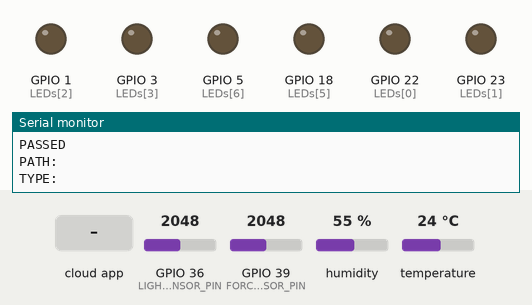
Bench run of a sketch on a simulated ESP32. Shown: output pins drawn as LEDs (lit = HIGH), the last lines printed to the serial monitor. Inputs (shaded band) come from the test bench; at power-on: GPIO 36 (LIGHT_SENSOR_PIN) = 2048, GPIO 39 (FORCE_SENSOR_PIN) = 2048, humidity 55 %, temperature 24 °C. WiFi joins after 1.5 s; servers stay silent unless stated; the Firebase database answers and starts empty; pins used as bus, display or sensor lines are not drawn.

Above: at 2.7 s.
2.8 s: the phone or cloud app sets Numero to 1
At 8.1 s:
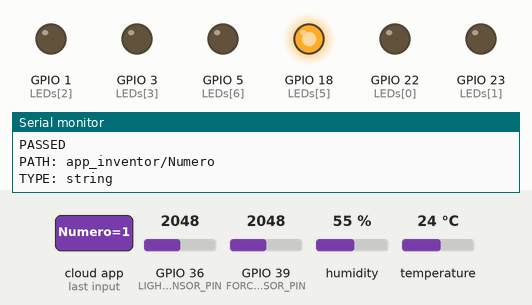
9.0 s: the phone or cloud app sets Numero to 0
At 14.2 s:
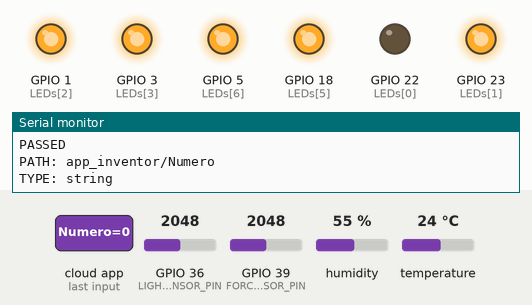
Timing chart, 0 to 15.7 s (numbered marks = the images above; inputs shaded):
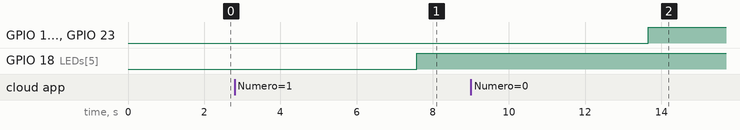

Measured:
- after the input at 2.8 s, GPIO 1 (LEDs[2]), GPIO 3 (LEDs[3]), GPIO 5 (LEDs[6]), GPIO 23 (LEDs[1]): stays LOW (without the input it goes to HIGH after 4.8 s)
- after the input at 9.0 s, GPIO 1 (LEDs[2]), GPIO 3 (LEDs[3]), GPIO 5 (LEDs[6]), GPIO 23 (LEDs[1]): LOW → HIGH after 4.7 s

The sketch:

Sensores_Firebase.ino
```cpp
// Librerias necesarias para le funcionamiento del código en Arduino IDE.
// Estas librerias nos permiten: leer los datos por el sensor DHT11, usar las operaciones de Arduino,
// y acceder a Firebase para registrar (set) y regresar (get) datos de los sensores

//Definir librerías de WiFi
#include <esp_wpa2.h>
#include <WiFi.h>
//Librería de Firebase
#include <Firebase_ESP_Client.h>
#include <addons/TokenHelper.h>
//Librería de Arduino
#include "Arduino.h"
#include "addons/RTDBHelper.h"
//Librería del DHT11
#include "DHT.h"

// Se definen los pines empleados para el caso de los sensores de fuerza, de luz y el DHT11, este también debe ser
// definido debido a la variedad de sensores de humedad y temperatura

//Definir pin del DHT
#define DHTPIN 4
//Definir tipo de DHT
#define DHTTYPE DHT11

//Definir pin del sensor de luz y fuerza
#define LIGHT_SENSOR_PIN 36 // ESP32 pin GIOP36 (ADC0)
#define FORCE_SENSOR_PIN 39 // ESP32 pin GIOP39 (ADC0)


// Declaramos la red wifi que el ESP32 empleará para conectarse y enviar elementos a la base de datos, debido a las
// Características de la red del Tec, también se necesita definir una identidad

const char* ssid = "Tec";
#define EAP_IDENTITY "a0xxxxxxx@tec.mx"
#define EAP_PASSWORD "+**********"

// Autorización para poder publicar/subir datos a la base de datos de Firebase
#define USER_EMAIL "a0xxxxxxxx@tec.mx"
#define USER_PASSWORD "***********"


// Firebase project API Key
#define API_KEY "AIzaSyCkZtABLrWDkAvyqf8IRr5s3kIwp724vXo"//AIzaSyCush_8W74MW4SfN3NgmAFBr7GGDfwnjkA

// RTDB URLefine the RTDB URL
#define DATABASE_URL "https://corintios-5023e-default-rtdb.firebaseio.com"

// Definimos un objeto de datos Firebase
FirebaseData fbdo;

// Declaramos el autor para subir elementos en la base de datos
FirebaseAuth auth;

// Declaramos las configuraciones para subir elementos a la base de datos
FirebaseConfig config;

// Declaración de variables que permitirán almacenar datos particulares (control de acceso y tiempos de espera)
// y de los sensores o salidas digitales de nuestro ESP32
unsigned long sendDataPrevMillis = 0;
int intValue;
float floatValue;
String stringValue;
const int PIN_TO_SENSOR = 19; // GIOP19 pin connected to OUTPUT pin of sensor
int pinStateCurrent   = LOW;  // current state of pin
int pinStatePrevious  = LOW;  // previous state of pin

bool signupOK = false;
int count = 0;
DHT dht(DHTPIN, DHTTYPE);


int LEDs[] = {22,23,1,3,19,18,5};    // for ESP32 microcontroller

//se declaran los arreglos que forman los dígitos
int zero[] = {0, 1, 1, 1, 1, 1, 1};   // cero
int one[] = {0, 0, 0, 0, 1, 1, 0};   // uno
int two[] = {1, 0, 1, 1, 0, 1, 1};   // dos
int three[] = {1, 0, 0, 1, 1, 1, 1};   // tres
int four[] = {1, 1, 0, 0, 1, 1, 0};   // cuatro
int five[] = {1, 1, 0, 1, 1, 0, 1};   // cinco
int six[] = {1, 1, 1, 1, 1, 0, 1};   // seis
int seven[] = {1, 0, 0, 0, 1, 1, 1};   // siete
int eight[] = {1, 1, 1, 1, 1, 1, 1}; // ocho
int nine[] = {1, 1, 0, 1, 1, 1, 1};   // nueve
int line[] = {1, 0, 0, 0, 0, 0, 0};   // nueve


//Void Setup - Instrucciones que se ejecutan una sola vez
void setup() {
    Serial.begin(115200);
    delay(1);
    Serial.println(F("DHTxx test!"));
    pinMode(PIN_TO_SENSOR, INPUT); // set ESP32 pin to input mode to read value from OUTPUT pin of sensor
    dht.begin();

    Serial.println();
    Serial.print("Connecting to ");
    Serial.println(ssid);


    // WPA2 enterprise magic starts here
    WiFi.disconnect(true);
    WiFi.mode(WIFI_STA);   //init wifi mode
    //esp_wifi_set_mac(ESP_IF_WIFI_STA, &masterCustomMac[0]);
    Serial.print("MAC >> ");
    Serial.println(WiFi.macAddress());
    Serial.printf("Connecting to WiFi: %s ", ssid);
    //esp_wifi_sta_wpa2_ent_set_ca_cert((uint8_t *)incommon_ca, strlen(incommon_ca) + 1);
    esp_wifi_sta_wpa2_ent_set_identity((uint8_t *)EAP_IDENTITY, strlen(EAP_IDENTITY));
    esp_wifi_sta_wpa2_ent_set_username((uint8_t *)EAP_IDENTITY, strlen(EAP_IDENTITY));
    esp_wifi_sta_wpa2_ent_set_password((uint8_t *)EAP_PASSWORD, strlen(EAP_PASSWORD));
    //esp_wpa2_config_t configW = WPA2_CONFIG_INIT_DEFAULT();
    //esp_wifi_sta_wpa2_ent_enable(&configW);
    esp_wifi_sta_wpa2_ent_enable();
    // WPA2 enterprise magic ends here


    WiFi.begin(ssid);

    while (WiFi.status() != WL_CONNECTED) {
        delay(500);
        Serial.print(".");
    }

    Serial.println("");
    Serial.println("WiFi connected");
    Serial.println("IP address: ");
    Serial.println(WiFi.localIP());

    // Asignar la API key
    config.api_key = API_KEY;

    // Asignar la URL RTDB (Real Time Database)
    config.database_url = DATABASE_URL;

    //Iniciar sesión
    if (Firebase.signUp(&config, &auth, "", "")){
      Serial.println("ok");
      signupOK = true;
    }
    else{
      Serial.printf("%s\n", config.signer.signupError.message.c_str());
    }

    // Asignar la función de devolución para la tarea prolongada de generación de tokens
    config.token_status_callback = tokenStatusCallback; //see addons/TokenHelper.h

    //Ingresar a la base de datos
    Firebase.begin(&config, &auth);
    Firebase.reconnectWiFi(true);

    //Impresión inicial de los números del 1 al 7 en el LED
    for (int i = 0; i<7; i++) pinMode(LEDs[i], OUTPUT);
}


/*
 *  everyhting below this, in loop(), is just a standard request to a webserver and nothing else than an example to show that is works.
 *
 */

int value = 0;

void loop() {

  pinStatePrevious = pinStateCurrent;             // Leer el estado anterior
  pinStateCurrent = digitalRead(PIN_TO_SENSOR);   // Leer el estado actual

  int analogValue = analogRead(LIGHT_SENSOR_PIN);
  int analogReading = analogRead(FORCE_SENSOR_PIN);

  //Serial.print("Analog Value = ");
  //Serial.print(analogValue);   // the raw analog reading

  // Leer la humedad y la temperatura en Celsius (default) y en Fahrenheit
  float h = dht.readHumidity();
  float t = dht.readTemperature();
  float f = dht.readTemperature(true);

  // Calcular el índice de calor en Fahrenheit (default) y Celsius
  float hif = dht.computeHeatIndex(f, h);
  float hic = dht.computeHeatIndex(t, h, false);


  if (Firebase.ready() && signupOK && (millis() - sendDataPrevMillis > 1 || sendDataPrevMillis == 0)) {
    sendDataPrevMillis = millis();
  // Write an Int number on the database path test/int
  if (Firebase.RTDB.setInt(&fbdo, "app_inventor/Luz", analogValue)){
    Serial.println("PASSED");
    Serial.println("PATH: " + fbdo.dataPath());
    Serial.println("TYPE: " + fbdo.dataType());
  }
  else {
    Serial.println("FAILED");
    Serial.println("REASON: " + fbdo.errorReason());
  }
  //count++;
  if (Firebase.RTDB.setFloat(&fbdo, "app_inventor/Humedad", h)){
    Serial.println("PASSED");
    Serial.println("PATH: " + fbdo.dataPath());
    Serial.println("TYPE: " + fbdo.dataType());
  }
  else {
    Serial.println("FAILED");
    Serial.println("REASON: " + fbdo.errorReason());
  }
  // Write an Float number on the database path test/float
  if (Firebase.RTDB.setFloat(&fbdo, "app_inventor/Temperatura",hic )){
    Serial.println("PASSED");
    Serial.println("PATH: " + fbdo.dataPath());
    Serial.println("TYPE: " + fbdo.dataType());
  }
  else {
    Serial.println("FAILED");
    Serial.println("REASON: " + fbdo.errorReason());
  }
  // Write an Int number on the database path test/int
  if (Firebase.RTDB.setInt(&fbdo, "app_inventor/Fuerza", analogReading)){
    Serial.println("PASSED");
    Serial.println("PATH: " + fbdo.dataPath());
    Serial.println("TYPE: " + fbdo.dataType());
    //delay(10);
    //Firebase.RTDB.setInt(&fbdo, "ti/mov", pinStateP);
   }
   else {
    Serial.println("FAILED");
    Serial.println("REASON: " + fbdo.errorReason());
   }
   // Write an Int number on the database path test/int
   if (Firebase.RTDB.setInt(&fbdo, "app_inventor/Movimiento", pinStateCurrent)){
    Serial.println("PASSED");
    Serial.println("PATH: " + fbdo.dataPath());
    Serial.println("TYPE: " + fbdo.dataType());
    delay(5000);{
     Firebase.RTDB.setInt(&fbdo, "app_inventor/Movimiento", 0);
    }
    }
   else {
    Serial.println("FAILED");
    Serial.println("REASON: " + fbdo.errorReason());
   }
   if (Firebase.RTDB.getString(&fbdo, "app_inventor/Numero")){
    if (fbdo.dataType() == "string"){
      stringValue = fbdo.stringData();
        int n = stringValue.toInt();
          if (n == 0){
            for (int i = 0; i<7; i++) digitalWrite(LEDs[i], zero[i]);}
          if (n == 1){
            for (int i = 0; i<7; i++) digitalWrite(LEDs[i], one[i]);}
          if (n == 2){
            for (int i = 0; i<7; i++) digitalWrite(LEDs[i], two[i]);}
          if (n == 3){
            for (int i = 0; i<7; i++) digitalWrite(LEDs[i], three[i]);}
          if (n == 4){
            for (int i = 0; i<7; i++) digitalWrite(LEDs[i], four[i]);}
          if (n == 5){
            for (int i = 0; i<7; i++) digitalWrite(LEDs[i], five[i]);}
          if (n == 6){
            for (int i = 0; i<7; i++) digitalWrite(LEDs[i], six[i]);}
          if (n == 7){
            for (int i = 0; i<7; i++) digitalWrite(LEDs[i], seven[i]);}
          if (n == 8){
            for (int i = 0; i<7; i++) digitalWrite(LEDs[i], eight[i]);}
          if (n == 9){
            for (int i = 0; i<7; i++) digitalWrite(LEDs[i], nine[i]);}
          if (n > 9){
            for (int i = 0; i<7; i++) digitalWrite(LEDs[i], line[i]);}
     }
   }
 }
}
```
